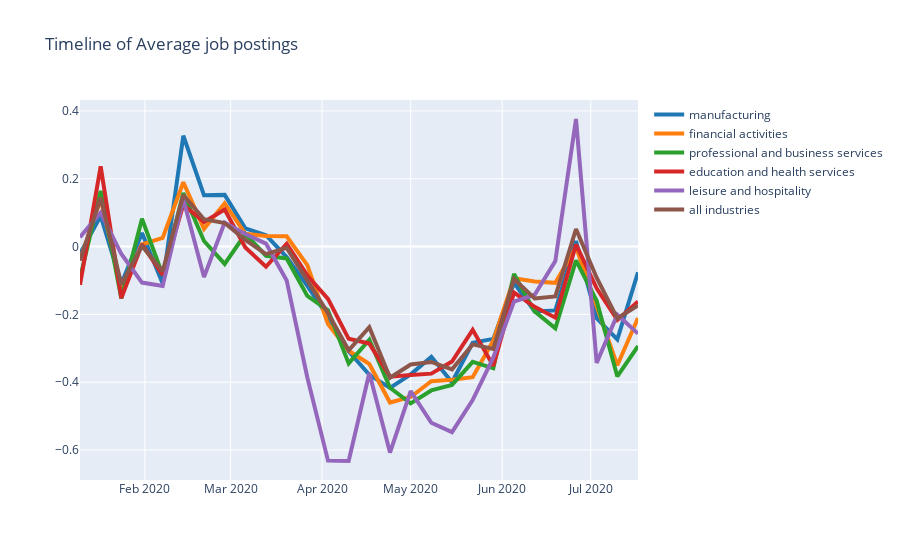

The notebook cell this image was saved under:
### Markdown cell above
### Timeline of Average job postings - Different industry comparision (relative to January 4-31 2020)

One interesting factor to note here is the effect  of lockdown , according to a report, Twenty-six U.S. states see a rise in coronavirus cases since easing up on lockdown restrictions. - [source](https://www.thinkglobalhealth.org/article/updated-timeline-coronavirus)

We can also see a surge in job postings(especially leisure and hospitality) during June, July after a drop during April,May.

### Code cell
data = df_burnings_date
fig = go.Figure()
cols = plotly.colors.DEFAULT_PLOTLY_COLORS

# Create and style traces
fig.add_trace(go.Scatter(x=data['date'], y=data['manufacturing'], name='manufacturing',showlegend=True,
                         line=dict(color=cols[0], width=4)))

fig.add_trace(go.Scatter(x=data['date'], y=data['financial activities'], name='financial activities',showlegend=True,
                         line=dict(color=cols[1], width=4)))

fig.add_trace(go.Scatter(x=data['date'], y=data['professional and business services'], name='professional and business services',showlegend=True,
                         line=dict(color=cols[2], width=4)))

fig.add_trace(go.Scatter(x=data['date'], y=data['education and health services'], name='education and health services',showlegend=True,
                         line=dict(color=cols[3], width=4)))

fig.add_trace(go.Scatter(x=data['date'], y=data['leisure and hospitality'], name='leisure and hospitality',showlegend=True,
                         line=dict(color=cols[4], width=4)))

fig.add_trace(go.Scatter(x=data['date'], y=data['all industries'], name='all industries',showlegend=True,
                         line=dict(color=cols[5], width=4)))
fig.update_layout(title='Timeline of Average job postings')

fig.show()
